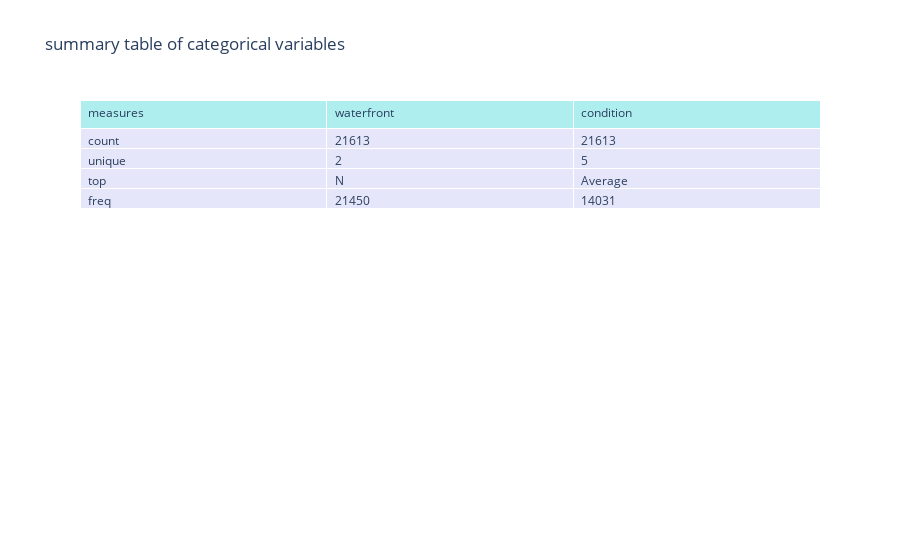

Here is the notebook cell this chart was saved with:
### Markdown cell above
##  Summary Table of Categorical Variables

### Code cell
summary_cat_df = data.select_dtypes(include="object").describe().reset_index(names="measures")

fig = go.Figure(data=[go.Table(
    header=dict(values=summary_cat_df.columns.tolist(),
                fill_color='paleturquoise',
                align='left'),
    cells=dict(values=summary_cat_df.values.T,
               fill_color='lavender',
               align='left'))
])

fig.update_layout(title = "summary table of categorical variables")
fig.show()

### Figure 1 — Plotly figure (JSON) as saved in the notebook; plotly's stock layout.template omitted (floating-point values rounded to 4 significant figures)
{"data": [{"cells": {"align": "left", "fill": {"color": "lavender"}, "values": [["count", "unique", "top", "freq"], [21613, 2, "N", 21450], [21613, 5, "Average", 14031]]}, "header": {"align": "left", "fill": {"color": "paleturquoise"}, "values": ["measures", "waterfront", "condition"]}, "type": "table"}], "layout": {"title": {"text": "summary table of categorical variables"}}}
